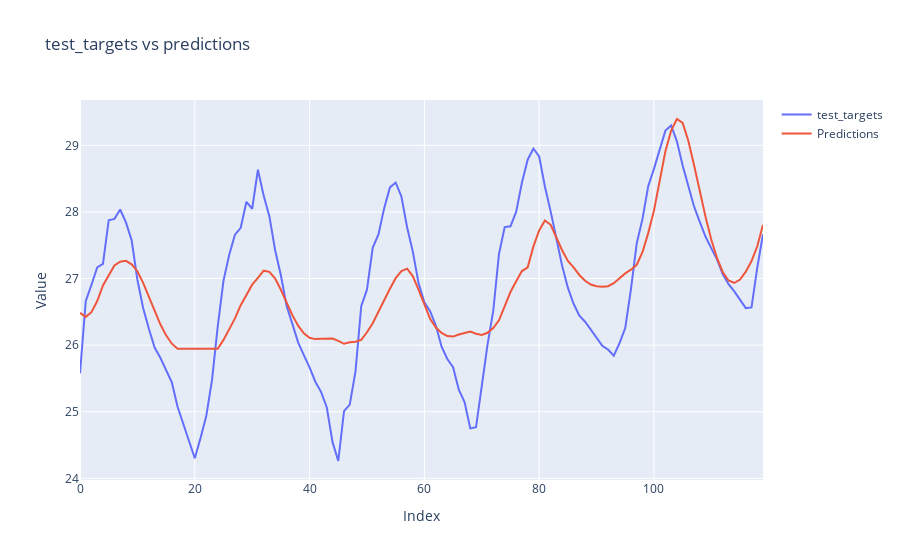

Write notebook code for a chart like this one.
### Code cell
import plotly.graph_objects as go

def plt_pred(test_targets, predictions):
    fig = go.Figure()
    fig.add_trace(go.Scatter(y=test_targets, mode='lines', name='test_targets'))
    fig.add_trace(go.Scatter(y=predictions, mode='lines', name='Predictions'))
    fig.update_layout(title='test_targets vs predictions', xaxis_title='Index', yaxis_title='Value')
    fig.show()

plt_pred(inversed_targets.reshape(-1).tolist(), inversed_predictions.reshape(-1).tolist())
